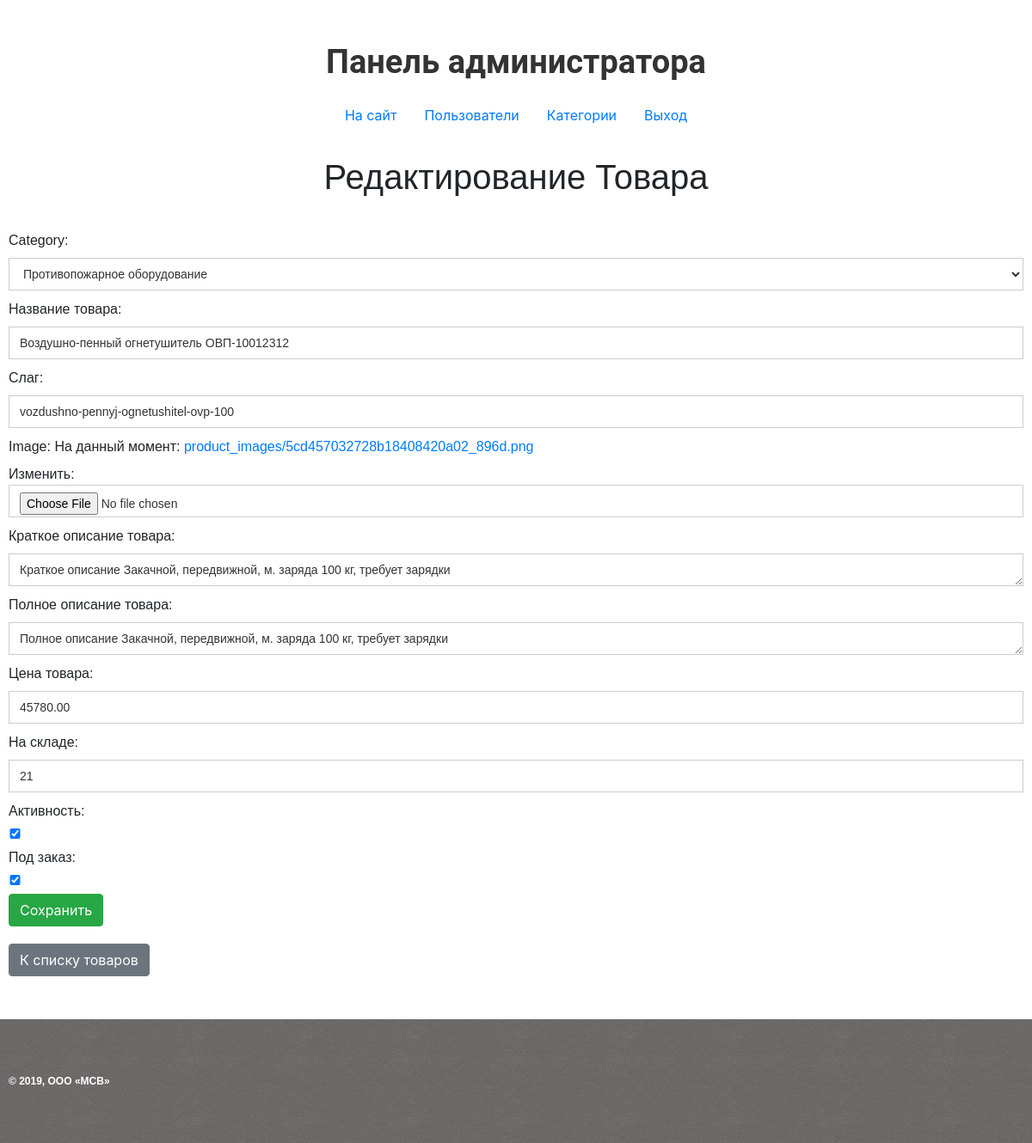
The app's page /myadmin/product/update/1/ (signed in) with its own data.
### mainapp/models.py (models this page shows, shortened)
class Product(models.Model):
    category = models.ForeignKey(ProductCategory, on_delete=models.CASCADE)
    name = models.CharField(verbose_name='Название товара', max_length=128, unique=True)
    slug = models.SlugField(verbose_name='слаг', max_length=128, unique=True)
    image = models.ImageField(upload_to='product_images', default='users_avatars/default.jpg')
    short_desc = models.TextField(verbose_name='Краткое описание товара', blank=True)
    description = models.TextField(verbose_name='Полное описание товара', blank=True)
    price = models.DecimalField(verbose_name='Цена товара', max_digits=8, decimal_places=2, default=0)
    quantity = models.PositiveIntegerField(verbose_name='На складе', default=0)
    created = models.DateTimeField(auto_now_add=True, auto_now=False)
    updated = models.DateTimeField(auto_now_add=False, auto_now=True)
    is_active = models.BooleanField(verbose_name='Активность', default=True)
    to_order = models.BooleanField(verbose_name='Под заказ', default=False)
    class Meta:
        verbose_name = 'Товар'
        verbose_name_plural = 'Товары'

class ProductCategory(models.Model):
    name = models.CharField(verbose_name='Имя категории', max_length=128, unique=True)
    slug = models.SlugField(verbose_name='Слаг', max_length=128, unique=True)
    description = models.TextField(verbose_name='Описание категории', blank=True)
    is_active = models.BooleanField(verbose_name='Активность', default=True)
    def __str__(self):
        return "{}".format(self.name)
    class Meta:
        verbose_name = 'Категория товара'
        verbose_name_plural = 'Категории товаров'

### adminapp/views.py (the view)
# urls.py: re_path(r'^product/update/(?P<pk>\d+)/$', adminapp.product_update, name='product_update'),
@user_passes_test(lambda x: x.is_superuser)
def product_update(request, pk):
    product = get_object_or_404(Product, pk=pk)
    if request.method == 'POST':
        form = ProductAdminUpdateForm(request.POST, request.FILES, instance=product)
        if form.is_valid():
            form.save()
            return HttpResponseRedirect(reverse('myadmin:productcategory_products',
                                                kwargs={'pk':product.category.pk}))
    else:
        form = ProductAdminUpdateForm(instance=product)
    context = {
        'page_title': 'редактирование товара',
        'form': form,
        'product': product,
    }
    return render(request, 'adminapp/product_update.html', context)

### adminapp/forms.py
class ProductAdminUpdateForm(ModelForm):
    class Meta:
        model = Product
        fields = '__all__'
    def __init__(self, *args, **kwargs):
        super().__init__(*args, **kwargs)
        for field_name, field in self.fields.items():
            field.widget.attrs['class'] = 'form_fields'

### mainapp/context_processors.py (called while the page is built)
def basket(request):
    basket = []
    if request.user.is_authenticated:
        basket = Basket.objects.filter(user=request.user)
    return {
        'basket': basket,
    }

def products_menu(request):
    products_menu = ProductCategory.objects.all().exclude(is_active=False).order_by('name')
    return {
        'products_menu': products_menu,
    }

### adminapp/templates/adminapp/product_update.html (shortened to what this page needs)
{% extends 'adminapp/base.html' %}
{% load static %}
{% block content-container %}
    <div class="content-container">
    <h2 class="registration_title__myadmin">Панель администратора</h2>
        {% include 'adminapp/includes/inc__myadmin-menu.html' %}
        <div class="form_wrapper">
            <div class="login_form">
                <h1 class="regisration_title">{{ page_title | title }}</h1>
                <form method="post" enctype="multipart/form-data">
                    {{ form.as_p }}
                    <input type="submit" class="btn btn-success" value="Сохранить">
                </form>
            </div>
            <a href="{% url 'myadmin:productcategory_products' product.category.pk %}" class="btn btn-secondary">
                    К списку товаров
                </a>
        </div>
    </div>
{% endblock %}

### static/css/style.css (style rules this page uses)
* { margin: 0; padding: 0; box-sizing: border-box; outline: 0 !important; }
html, body { height: 100%; }
p { font-family: RobotoRegular, sans-serif;; font-size: 16px; font-weight: 500; line-height: 24px; margin-bottom: 0px; }
.content-container { max-width: 1200px; padding: 50px 10px; margin: auto; }
.login_form { padding: 20px 0px; }
.form_fields { display: block; width: 100%; height: 38px; padding: 8px 12px; margin-bottom: 10px; font-size: 14px; line-height: 1.42857143; color: #333333; vertical-align: middle; background-color: #ffffff; border: 1px solid #cccccc; }
.regisration_title { font-family: RobotoRegular, sans-serif; font-weight: 500; line-height: 24px; text-align: center; margin-bottom: 50px; }
.registration_title__myadmin { font-family: Roboto, sans-serif; font-size: 38px; line-height: 44px; font-weight: bold; text-align: center; margin-bottom: 20px; color: #333; }
#id_is_active { height: 12px; width: 15px; }
#id_to_order { height: 12px; width: 15px; }

### records on screen
Product: category "Противопожарное оборудование", slug "vozdushno-pennyj-ognetushitel-ovp-100", short_desc "Краткое описание Закачной, передвижной, м. заряда 100 кг, требует зарядки", description "Полное описание Закачной, передвижной, м. заряда 100 кг, требует зарядки", price "45780.00", quantity "21", is_active "☑", to_order "☑"
ProductCategory: name "Воздушно-пенный огнетушитель ОВП-10012312"

### other values on screen
{{ page_title | title }} "Редактирование Товара"
